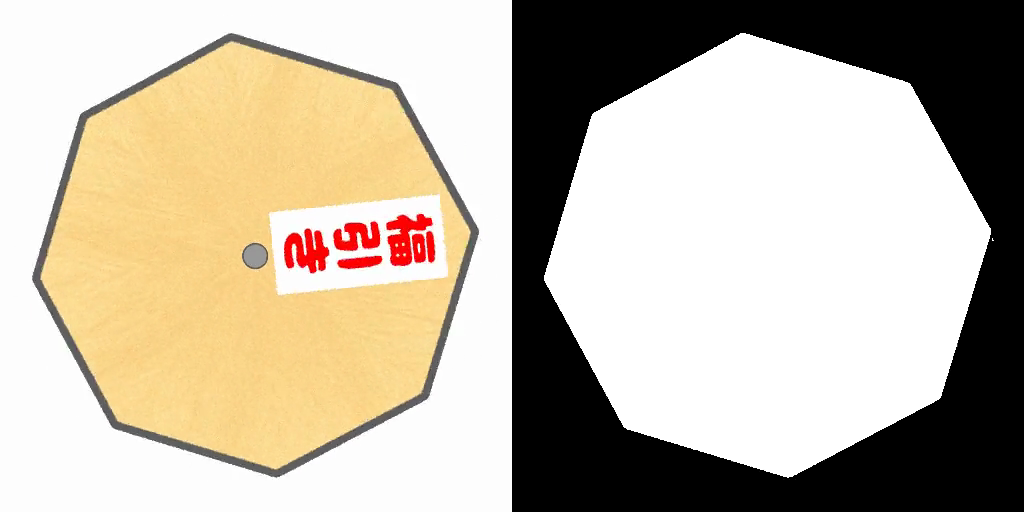
#> input picture .frame_check.png, 1024 x 512 px
$ python -i tex.py   (imports and definitions only)
#> lines starting #> are read from the running program, lines starting #| are printed output that depends on the picture
#> further down, picture is the input picture: PIL image 1024x512 RGB; mean R, G, B 191.9, 181.9, 165.2
# -*- coding: utf-8 -*-
"""テンプレート用のテクスチャ生成。
#
# 既存テンプレートのテクスチャは単色のベタ塗りで安っぽく見えていたため、
# 新しく作るものは最初からグラデーション・陰影・紙の粒状感を入れる。
"""
import math, os, random, sys
from PIL import Image, ImageDraw, ImageFilter, ImageFont

FONT = "/usr/share/fonts/opentype/noto/NotoSansCJK-Bold.ttc"
FONT_SERIF = "/usr/share/fonts/opentype/noto/NotoSerifCJK-Bold.ttc"


def quantize(img, colors=128):
    """GLBに埋め込むためのファイルサイズ削減。アルファを保持したまま減色する。"""
    return img.quantize(colors=colors, method=Image.FASTOCTREE)


# [29 lines left out: functions to_png, vgrad, rgrad, not called in this run]


def grain(img, amount=7, seed=0):
    """紙・布の粒状感。ベタ塗りに見えないようにするための微細なノイズ。"""
#> called with amount = 7, seed = 0
    rnd = random.Random(seed)
    w, h = img.size
#> w = 1024; h = 512
    n = Image.new("L", (w // 4 or 1, h // 4 or 1))
#> n: PIL image 256x128 L; every value is 0
    n.putdata([128 + rnd.randint(-amount * 4, amount * 4) for _ in range((w // 4 or 1) * (h // 4 or 1))])
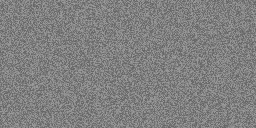
#> n: PIL image 256x128 L; min 100, max 156, mean 128
    n = n.resize((w, h), Image.BILINEAR).filter(ImageFilter.GaussianBlur(0.6))
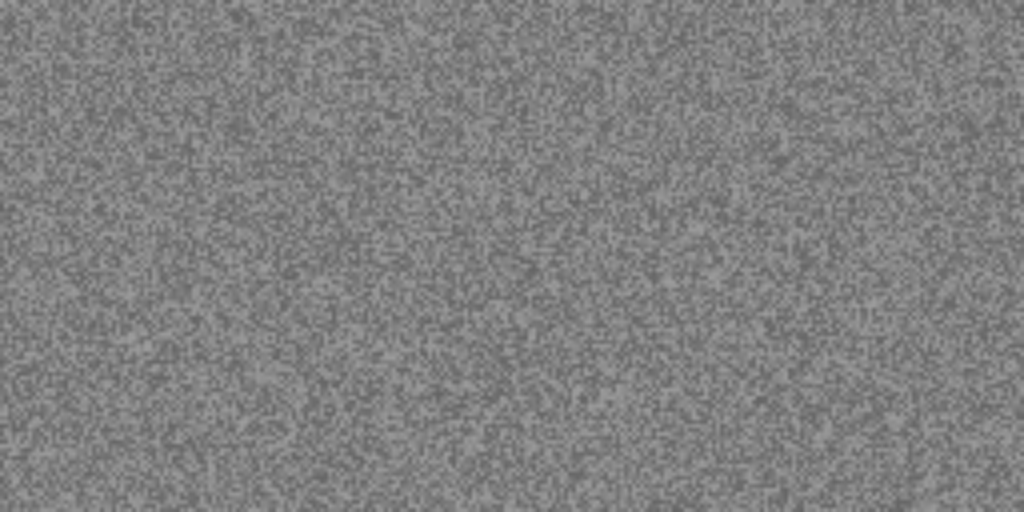
#> n: PIL image 1024x512 L; min 100, max 156, mean 128.1
    return Image.blend(img.convert("RGB"), Image.merge("RGB", (n, n, n)), 0.10)


# [107 lines left out: functions vignette, fit_font, draw_text, paper, badge_png, badge_image and 4 more, not called in this run]

>>> from PIL import Image
>>> picture = Image.open('../../.frame_check.png')
>>> result = grain(picture)
